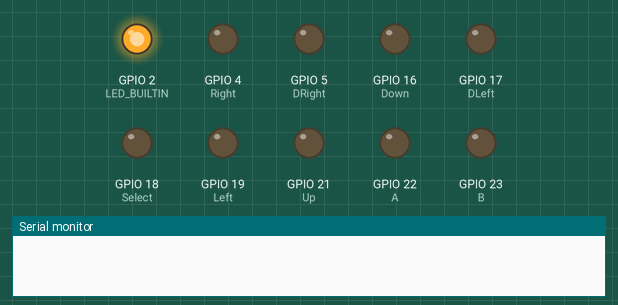
Recording of a sketch running on a simulated ESP32. Parts: output pins drawn as LEDs (lit = HIGH), the last lines printed to the serial monitor. WiFi joins after 1.5 s; servers stay silent unless stated.

Above: at 0.1 s.
At 2.1 s:
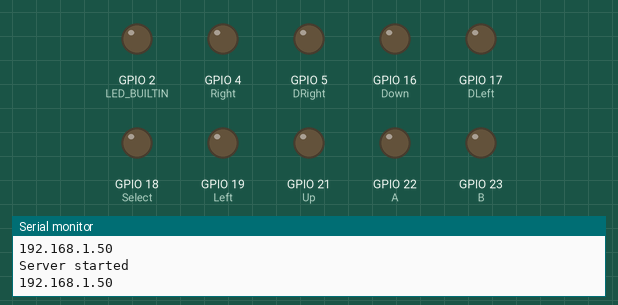
Timing chart, 0 to 3.6 s (numbered marks = the images above):
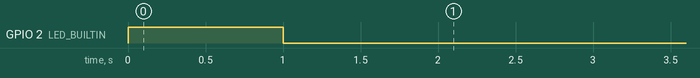

The sketch:

GBWebserver.ino
```cpp
/*
    This sketch demonstrates how to set up a simple HTTP-like server.
    The server will set a GPIO pin depending on the request
      http://server_ip/gpio/0 will set the GPIO2 low,
      http://server_ip/gpio/1 will set the GPIO2 high
    server_ip is the IP address of the ESP8266 module, will be
    printed to Serial when the module is connected.
*/

#include <WiFi.h>

#define LED_BUILTIN 2

const boolean AP_MODE = false;


const char* ap_ssid = "gameboy wifi";
const char* ap_password = "";

const char* ssid = "test";
const char* password = "testtest";

boolean led_lit = false;

enum Buttons {
  Select = 18,
  Right = 4,
  Left = 19,
  B = 23,
  Up = 21,
  DLeft = 17,
  Down = 16,
  DRight = 5,
  Start = 2,
  A = 22
};

// Create an instance of the server
// specify the port to listen on as an argument
WiFiServer server(80);

void setup() {
  Serial.begin(9600);

  // prepare LED
  pinMode(LED_BUILTIN, OUTPUT);
  digitalWrite(LED_BUILTIN, led_lit);

  // Connect to WiFi network
  if (AP_MODE) {
    WiFi.softAP(ssid);
  } else {
    WiFi.begin(ssid, password);

    while (WiFi.status() != WL_CONNECTED) {
      led_lit = !led_lit;
      digitalWrite(LED_BUILTIN, led_lit);
      delay(1000);
      Serial.println(".");
    }

    Serial.println("");
    Serial.println("WiFi connected");
    Serial.println("IP address: ");
    Serial.println(WiFi.localIP());
  }


  // Start the server
  server.begin();
  Serial.println(F("Server started"));

  // Print the IP address
  Serial.println(WiFi.localIP());


  // Setup Gameboy Pins
  //Start
  pinMode(Start, OUTPUT);

  //Select
  pinMode(Select, OUTPUT);

  //Up
  pinMode(Up, OUTPUT);
  //Righ
  pinMode(Right, OUTPUT);
  //Left
  pinMode(Left, OUTPUT);
  //Down
  pinMode(Down, OUTPUT);
  //A
  pinMode(A, OUTPUT);
  //B
  pinMode(B, OUTPUT);
  //Left
  pinMode(DLeft, OUTPUT);
  //Right
  pinMode(DRight, OUTPUT);

}

void toggleButton(Buttons b) {
  digitalWrite(b, HIGH);
  delay(75);
  digitalWrite(b, LOW);
}

void loop() {
  delay(1); // If this isn't here it will almost never load

  const String word = Serial.readStringUntil('\n');
  if (word.indexOf(F("/button/a")) != -1) {
    toggleButton(A);
  } else if (word.indexOf(F("/button/b")) != -1) {
    toggleButton(B);
  } else if (word.indexOf(F("/button/start")) != -1) {
    toggleButton(Start);
  } else if (word.indexOf(F("/button/select")) != -1) {
    toggleButton(Select);
  } else if (word.indexOf(F("/button/left")) != -1) {
    toggleButton(Left);
  } else if (word.indexOf(F("/button/right")) != -1) {
    toggleButton(Right);
  } else if (word.indexOf(F("/dpad/north")) != -1) {
    toggleButton(Up);
  } else if (word.indexOf(F("/dpad/east")) != -1) {
    toggleButton(DRight);
  } else if (word.indexOf(F("/dpad/south")) != -1) {
    toggleButton(Down);
  } else if (word.indexOf(F("/dpad/west")) != -1) {
    toggleButton(DLeft);
  } else {
    Serial.println(F("invalid request"));
  }


  return;
  // Check if a client has connected
  WiFiClient client = server.available();
  if (!client) {
    return;
  }
  Serial.println(F("new client"));

  client.setTimeout(5000); // default is 1000

  // Read the first line of the request
  String req = client.readStringUntil('\r');
  Serial.println(F("request: "));
  Serial.println(req);

  // Match the request
  int val;
  if (word.indexOf(F("/button/a")) != -1) {
    toggleButton(A);
  } else if (word.indexOf(F("/button/b")) != -1) {
    toggleButton(B);
  } else if (word.indexOf(F("/button/start")) != -1) {
    toggleButton(Start);
  } else if (word.indexOf(F("/button/select")) != -1) {
    toggleButton(Select);
  } else if (word.indexOf(F("/button/left")) != -1) {
    toggleButton(Left);
  } else if (word.indexOf(F("/button/right")) != -1) {
    toggleButton(Right);
  } else if (word.indexOf(F("/dpad/north")) != -1) {
    toggleButton(Up);
  } else if (word.indexOf(F("/dpad/east")) != -1) {
    toggleButton(DRight);
  } else if (word.indexOf(F("/dpad/south")) != -1) {
    toggleButton(Down);
  } else if (word.indexOf(F("/dpad/west")) != -1) {
    toggleButton(DLeft);
  } else {
    Serial.println(F("invalid request"));
  }

  // read/ignore the rest of the request
  // do not client.flush(): it is for output only, see below
  while (client.available()) {
    // byte by byte is not very efficient
    client.read();
  }

  // This should probably only return the full website on "/"
  client.print(F("HTTP/1.1 200 OK\r\nContent-Type: text/html\r\n\r\n<!DOCTYPE html><html lang=\"en\">cool</body></html>"));

  // The client will actually be *flushed* then disconnected
  // when the function returns and 'client' object is destroyed (out-of-scope)
  // flush = ensure written data are received by the other side
  Serial.println(F("Disconnecting from client"));
}
```
